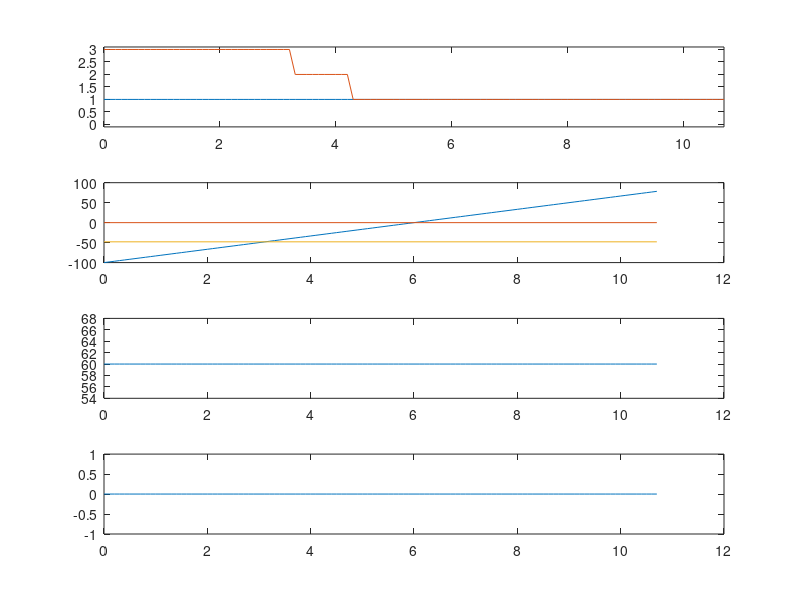

Recreate this plot in MATLAB.

G=9.81;

%%%%%%%%%%%%%%%%%%%%%%%%%%
MPS2KPH=3.6;
KPH2MPS=1/MPS2KPH;
DeltaT=0.1;
ACTION_GO   = 1;
ACTION_STOP = 0;
SIGNAL_GREEN = 3;
SIGNAL_YELLOW= 2;
SIGNAL_RED   = 1;
%%%%%%%%%%%%%%%%%%%%%%%%%%

DULATION_GREEN =8;
DULATION_YELLOW=1;
DULATION_RED   =8;

ACC_GO      =  0.1*G;
ACC_STOP    = -0.3*G;
YELLOW_TIME = 4;

trigger_pos  = -48.02923 ;%-48.0
signal_pos   = 0;

V_DEST  = 60*KPH2MPS;

car.x=-100;
car.v=60/3.6;
car.a=0;
car.j=0;
car.action=ACTION_GO;
car.signal=SIGNAL_GREEN;
car.prev_signal=car.signal;
car.prev_action=car.action;

hist_size=1000;
hist=zeros(hist_size,7);

signal_change_time=inf;
once=1;
for i=1:hist_size
    
    % Set time
    t=(i-1)*DeltaT;
    
    % Store History
    hist(i,1)=t;
    hist(i,2)=car.x;
    hist(i,3)=car.v;
    hist(i,4)=car.a;
    hist(i,5)=car.j;    
    hist(i,6)=car.action;
    hist(i,7)=car.signal;
    
    % Change Signal        
    switch ( car.signal )
        case SIGNAL_GREEN
            if( (once&&(car.x>trigger_pos)) || (t >= signal_change_time + DULATION_GREEN) )
                car.signal = SIGNAL_YELLOW;
                signal_change_time = t;
                once = 0;
            end
        case SIGNAL_YELLOW
            if( t >= signal_change_time + DULATION_YELLOW )
                car.signal = SIGNAL_RED;
                signal_change_time = t;
            end
        case SIGNAL_RED
            if( t >= signal_change_time + DULATION_RED )
                car.signal = SIGNAL_GREEN;
                signal_change_time = t;                
            end
    end
    
    % Decide Action
%    if( car.signal ~= SIGNAL_GREEN )
%        car.action = ACTION_STOP;
%    else
%        car.action = ACTION_GO;
%    end
    signal_dist = signal_pos - car.x ;
    req_acc =(0^2-car.v^2)/(2*signal_dist);
    switch ( car.signal )
        case SIGNAL_GREEN
            switch( car.prev_signal )
                case SIGNAL_GREEN  %(G->G)
                    car.action = ACTION_GO;
                case SIGNAL_YELLOW %(Y->G) don't care
                    
                case SIGNAL_RED    %(R->G)
                    car.action = ACTION_GO;
            end                    
        case SIGNAL_YELLOW
            switch( car.prev_signal )
                case SIGNAL_GREEN   %(G->Y)
                    if( req_acc < ACC_STOP ) 
                        if( YELLOW_TIME * car.v > signal_dist )
                            disp 'Msg: I can go thru'
                            car.action = ACTION_GO;          
                        else
                            disp 'War: Illegal over run will be caused. I will try to stop'
                            car.action = ACTION_STOP;                    
                        end
                    else
                        disp 'Msg: I can stop.'
                        car.action = ACTION_STOP;
                    end
                case SIGNAL_YELLOW  %(Y->Y)
                    car.action = car.prev_action;
                case SIGNAL_RED     %(R->Y) don't care                    
            end                    
        case SIGNAL_RED
            switch( car.prev_signal )
                case SIGNAL_GREEN   %(G->R) don't care
                case SIGNAL_YELLOW  %(Y->R)
                    car.action = car.prev_action;
                    if( ( signal_dist <= 0 && car.action == ACTION_GO   ) || ...
                        ( signal_dist >  0 && car.action == ACTION_STOP )        )
                        disp 'OK'
                    else
                        disp 'NG : Illegal action Stop Line thru under SIGNAL_RED'
                    end                    
                case SIGNAL_RED     %(R->R)
                    car.action = car.prev_action;
                    if( signal_dist < 0 && car.action == ACTION_STOP ) 
                        disp 'NG : OVER RUN'
                    end
            end                    
    end
    
    % Action and Acc
    if( car.action == ACTION_STOP )        
        if( car.v+req_acc*DeltaT>0 )            
            car.a = req_acc;
        else
            car.a = -car.v/DeltaT;
        end 
    else
        if( car.v+ACC_GO*DeltaT<=V_DEST )
            %car.a = min( 0.1*G, (V_DEST-car.v)*4.95 );
            car.a = min( ACC_GO, (V_DEST-car.v)/DeltaT );
        else
            car.a = 0;
        end
    end    
    % Update Car State
    car.a = car.a + car.j * DeltaT ;
    car.v = car.v + car.a * DeltaT ;
    car.x = car.x + car.v * DeltaT ;    
    car.prev_signal = car.signal;
    car.prev_action = car.action;
    
    % Simulation Stop
    if( car.v <= 0.1*KPH2MPS || car.x >= 80 )
        break;
    end
    
end

hist(i+1:end,:)=repmat(hist(i,:),hist_size-i,1);
%hist(1:hist_size,2)=-hist(1:hist_size,2)+repmat(hist(i,2),hist_size,1);
%hist(1:hist_size,2)=hist(1:hist_size,2)-0*repmat(hist(i,2),hist_size,1);

x_idx=1;
subplot(4,1,2);
plot( hist(1:hist_size,x_idx), hist(1:hist_size,2) ,'-',...
      [0;t], [signal_pos ,signal_pos]              ,'-',...
      [0;t], [trigger_pos,trigger_pos]             ,'-'     );
subplot(4,1,3);
plot( hist(1:hist_size,x_idx), hist(1:hist_size,3)*MPS2KPH, '-');
subplot(4,1,4);
plot( hist(1:hist_size,x_idx), hist(1:hist_size,4)/G      , '-');
subplot(4,1,1);
plot( hist(1:hist_size,x_idx), hist(1:hist_size,6)        , '-',...
      hist(1:hist_size,x_idx), hist(1:hist_size,7)        , '-'     );
axis([0,t,-0.1,3.1]);

